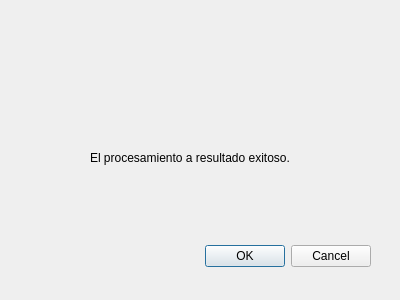
<?xml version="1.0" encoding="UTF-8"?>
<ui version="4.0">
 <class>ventanaok</class>
 <widget class="QDialog" name="ventanaok">
  <property name="geometry">
   <rect>
    <x>0</x>
    <y>0</y>
    <width>400</width>
    <height>300</height>
   </rect>
  </property>
  <property name="windowTitle">
   <string>Dialog</string>
  </property>
  <widget class="QDialogButtonBox" name="buttonBox">
   <property name="geometry">
    <rect>
     <x>30</x>
     <y>240</y>
     <width>341</width>
     <height>32</height>
    </rect>
   </property>
   <property name="orientation">
    <enum>Qt::Horizontal</enum>
   </property>
   <property name="standardButtons">
    <set>QDialogButtonBox::Cancel|QDialogButtonBox::Ok</set>
   </property>
  </widget>
  <widget class="QLabel" name="label">
   <property name="geometry">
    <rect>
     <x>160</x>
     <y>40</y>
     <width>101</width>
     <height>91</height>
    </rect>
   </property>
   <property name="text">
    <string/>
   </property>
   <property name="pixmap">
    <pixmap resource="imagen.qrc">:/new/prefix1/ok.png</pixmap>
   </property>
   <property name="scaledContents">
    <bool>true</bool>
   </property>
  </widget>
  <widget class="QLabel" name="label_2">
   <property name="geometry">
    <rect>
     <x>90</x>
     <y>150</y>
     <width>251</width>
     <height>16</height>
    </rect>
   </property>
   <property name="text">
    <string>El procesamiento a resultado exitoso.</string>
   </property>
  </widget>
 </widget>
 <resources>
  <include location="imagen.qrc"/>
 </resources>
 <connections>
  <connection>
   <sender>buttonBox</sender>
   <signal>accepted()</signal>
   <receiver>ventanaok</receiver>
   <slot>accept()</slot>
   <hints>
    <hint type="sourcelabel">
     <x>248</x>
     <y>254</y>
    </hint>
    <hint type="destinationlabel">
     <x>157</x>
     <y>274</y>
    </hint>
   </hints>
  </connection>
  <connection>
   <sender>buttonBox</sender>
   <signal>rejected()</signal>
   <receiver>ventanaok</receiver>
   <slot>reject()</slot>
   <hints>
    <hint type="sourcelabel">
     <x>316</x>
     <y>260</y>
    </hint>
    <hint type="destinationlabel">
     <x>286</x>
     <y>274</y>
    </hint>
   </hints>
  </connection>
 </connections>
</ui>
